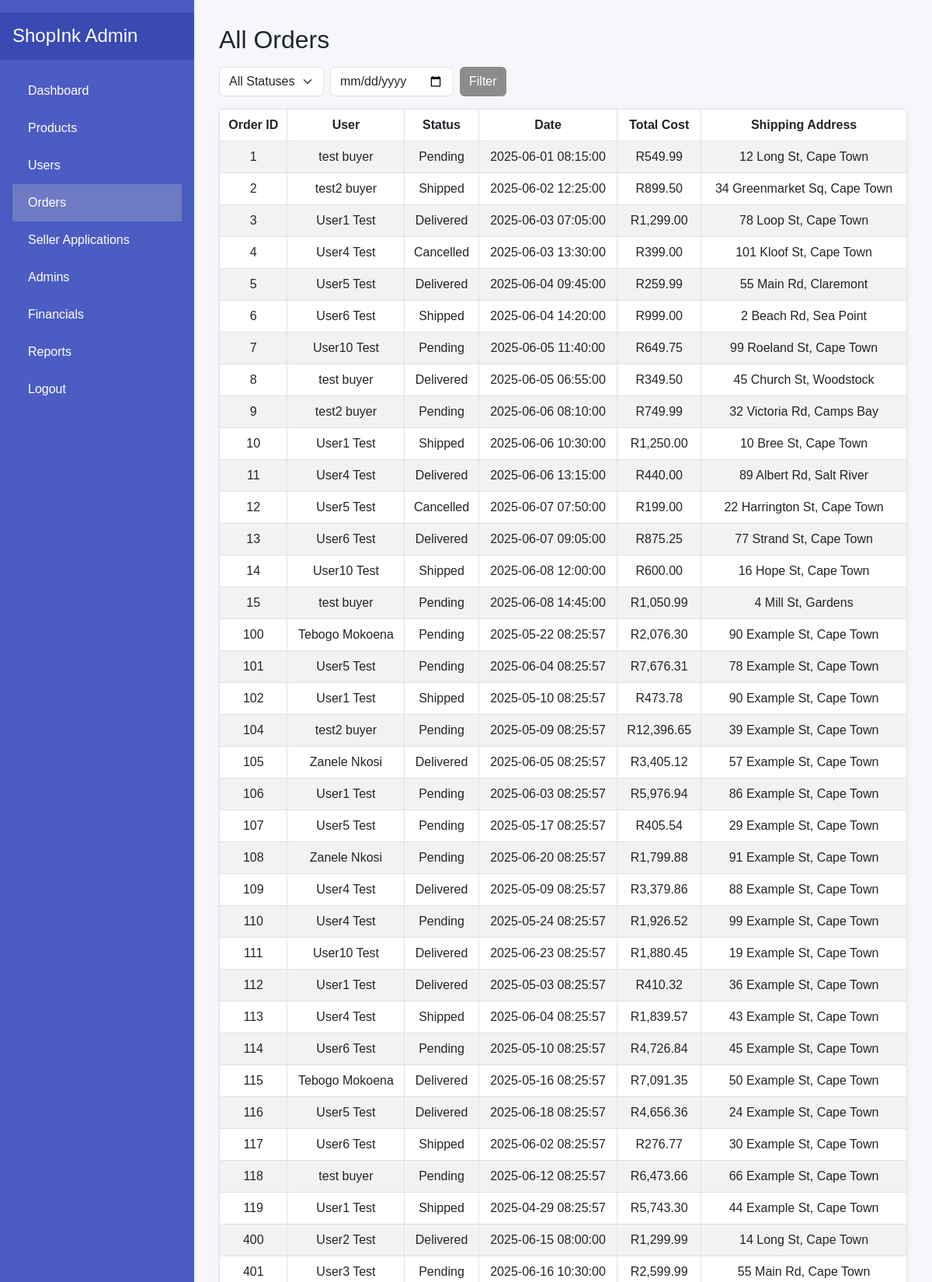
Screenshot of /Admin/view_orders.php (upper part) with the database file from the repository.
### tables this page shows
CREATE TABLE `orders` (
  `order_id` int(11) NOT NULL,
  `user_id` int(11) NOT NULL,
  `order_date` timestamp NOT NULL DEFAULT current_timestamp(),
  `order_status` enum('pending','shipped','delivered','cancelled') DEFAULT 'pending',
  `total_cost` decimal(10,2) NOT NULL,
  `shipping_address` text DEFAULT NULL,
  `seller_id` int(11) DEFAULT NULL
);

CREATE TABLE `Users` (
  `user_id` int(11) NOT NULL,
  `email_address` varchar(255) NOT NULL,
  `password` varchar(255) NOT NULL,
  `first_name` varchar(225) NOT NULL,
  `last_name` varchar(225) NOT NULL,
  `role` enum('buyer','seller') DEFAULT 'buyer',
  `is_verified` tinyint(1) DEFAULT 0,
  `created_at` timestamp NOT NULL DEFAULT current_timestamp(),
  `seller_application_status` enum('none','pending','approved','rejected') DEFAULT 'none'
);

### Admin/view_orders.php (the view, shortened to what this page needs)
<?php
include '../database/db.php';
$filter_date = isset($_GET['date']) ? $_GET['date'] : '';
$query = "SELECT o.*, u.first_name, u.last_name FROM Orders o JOIN Users u ON o.user_id = u.user_id WHERE 1=1";
$params = [];
$stmt = $pdo->prepare($query);
$stmt->execute($params);
$orders = $stmt->fetchAll(PDO::FETCH_ASSOC);
?>
<!DOCTYPE html>
<html lang="en">
<head>
  <link href="https://cdn.jsdelivr.net/npm/bootstrap@5.3.0-alpha1/dist/css/bootstrap.min.css" rel="stylesheet">
  <link rel="stylesheet" href="../styling/styles/styles.css">
</head>
<body>
  <div class="sidebar">
    <h4>ShopInk Admin</h4>
    <a href="admin.php">Dashboard</a>
    <a href="view_products.php">Products</a>
    <a href="view_users.php">Users</a>
    <a href="view_orders.php" class="active">Orders</a>
    <a href="view_applications.php">Seller Applications</a>
    <a href="view_admins.php">Admins</a>
    <a href="view_financials.php">Financials</a>
    <a href="reports.php">Reports</a>
    <a href="admin_logout.php">Logout</a>
  </div>
  <div class="main-content container">
    <h2 class="text-dark mb-3">All Orders</h2>
    <form method="get" class="d-flex mb-3 justify-content-between">
      <div class="d-flex gap-2">
        <select name="status" class="form-select w-auto">
          <option value="">All Statuses</option>
        </select>
        <input type="date" name="date" class="form-control" value="<?= htmlspecialchars($filter_date) ?>">
        <button type="submit" class="btn btn-primary">Filter</button>
      </div>
    </form>
    <table class="table table-bordered table-striped">
      <thead class="table-head">
        <tr>
          <th>Order ID</th>
          <th>User</th>
          <th>Status</th>
          <th>Date</th>
          <th>Total Cost</th>
          <th>Shipping Address</th>
        </tr>
      </thead>
      <tbody>
        <?php foreach ($orders as $order): ?>
          <tr>
            <td><?= htmlspecialchars($order['order_id']) ?></td>
            <td><?= htmlspecialchars($order['first_name'] . ' ' . $order['last_name']) ?></td>
            <td><?= ucfirst($order['order_status']) ?></td>
            <td><?= htmlspecialchars($order['order_date']) ?></td>
            <td>R<?= number_format($order['total_cost'], 2) ?></td>
            <td><?= htmlspecialchars($order['shipping_address']) ?></td>
          </tr>
        <?php endforeach; ?>
      </tbody>
    </table>
  </div>
</body>
</html>

### styling/styles/styles.css (style rules this page uses)
body { background-color: #fbfbfb; color: #333; font-family: 'Arial', sans-serif; margin: 0; padding: 0; min-height: 100vh; }
h2, h3, h5, h4 { color: #ffffff !important; }
table { border-radius: 3px; overflow: hidden; box-shadow: 0 4px 10px rgba(0,0,0,0.05); }
thead { background-color: #4c5cc3; color: white; }
td, th { vertical-align: middle !important; text-align: center; padding: 12px; }

### Admin/view_orders.php (style rules this page uses)
body { display: flex; min-height: 100vh; background: #f5f7fa; }
.sidebar { width: 250px; background-color: #4c5cc3; box-shadow: 0 2px 10px rgba(0,0,0,0.05); flex-shrink: 0; position: fixed; top: 0; left: 0; bottom: 0; padding: 2rem 1rem; color: white; }
.sidebar h4 { padding: 1rem; background: #3a4ab2; margin: -1rem -1rem 1rem -1rem; }
.sidebar a { color: white; text-decoration: none; display: block; padding: 0.75rem 1.25rem; }
.sidebar a:hover, .sidebar .active, .submenu .active { background-color:rgb(111, 122, 196); box-shadow: 0 2px 10px rgba(0,0,0,0.05); }
.main-content { margin-left: 250px; width: calc(100% - 250px); padding: 2rem; }
.table-head { background-color: rgba(58, 74, 178, 0.79); color: white; }
.table { background-color:rgb(250, 250, 251) ; border-radius: 3px; }
.btn-primary { background-color:rgb(141, 140, 140); border: none; }

### rows the page displays
orders: order_id "1", user.last_name "test buyer", order_status "Pending", order_date "2025-06-01 08:15:00", total_cost "549.99", shipping_address "12 Long St, Cape Town"
orders: order_id "2", user.last_name "test2 buyer", order_status "Shipped", order_date "2025-06-02 12:25:00", total_cost "899.50", shipping_address "34 Greenmarket Sq, Cape Town"
orders: order_id "3", user.last_name "User1 Test", order_status "Delivered", order_date "2025-06-03 07:05:00", total_cost "1,299.00", shipping_address "78 Loop St, Cape Town"
orders: order_id "4", user.last_name "User4 Test", order_status "Cancelled", order_date "2025-06-03 13:30:00", total_cost "399.00", shipping_address "101 Kloof St, Cape Town"
orders: order_id "5", user.last_name "User5 Test", order_status "Delivered", order_date "2025-06-04 09:45:00", total_cost "259.99", shipping_address "55 Main Rd, Claremont"
orders: order_id "6", user.last_name "User6 Test", order_status "Shipped", order_date "2025-06-04 14:20:00", total_cost "999.00", shipping_address "2 Beach Rd, Sea Point"
orders: order_id "7", user.last_name "User10 Test", order_status "Pending", order_date "2025-06-05 11:40:00", total_cost "649.75", shipping_address "99 Roeland St, Cape Town"
orders: order_id "8", user.last_name "test buyer", order_status "Delivered", order_date "2025-06-05 06:55:00", total_cost "349.50", shipping_address "45 Church St, Woodstock"
orders: order_id "9", user.last_name "test2 buyer", order_status "Pending", order_date "2025-06-06 08:10:00", total_cost "749.99", shipping_address "32 Victoria Rd, Camps Bay"
orders: order_id "10", user.last_name "User1 Test", order_status "Shipped", order_date "2025-06-06 10:30:00", total_cost "1,250.00", shipping_address "10 Bree St, Cape Town"
orders: order_id "11", user.last_name "User4 Test", order_status "Delivered", order_date "2025-06-06 13:15:00", total_cost "440.00", shipping_address "89 Albert Rd, Salt River"
orders: order_id "12", user.last_name "User5 Test", order_status "Cancelled", order_date "2025-06-07 07:50:00", total_cost "199.00", shipping_address "22 Harrington St, Cape Town"
orders: order_id "13", user.last_name "User6 Test", order_status "Delivered", order_date "2025-06-07 09:05:00", total_cost "875.25", shipping_address "77 Strand St, Cape Town"
orders: order_id "14", user.last_name "User10 Test", order_status "Shipped", order_date "2025-06-08 12:00:00", total_cost "600.00", shipping_address "16 Hope St, Cape Town"
orders: order_id "15", user.last_name "test buyer", order_status "Pending", order_date "2025-06-08 14:45:00", total_cost "1,050.99", shipping_address "4 Mill St, Gardens"
orders: order_id "100", user.last_name "Tebogo Mokoena", order_status "Pending", order_date "2025-05-22 08:25:57", total_cost "2,076.30", shipping_address "90 Example St, Cape Town"
orders: order_id "101", user.last_name "User5 Test", order_status "Pending", order_date "2025-06-04 08:25:57", total_cost "7,676.31", shipping_address "78 Example St, Cape Town"
orders: order_id "102", user.last_name "User1 Test", order_status "Shipped", order_date "2025-05-10 08:25:57", total_cost "473.78", shipping_address "90 Example St, Cape Town"
orders: order_id "104", user.last_name "test2 buyer", order_status "Pending", order_date "2025-05-09 08:25:57", total_cost "12,396.65", shipping_address "39 Example St, Cape Town"
orders: order_id "105", user.last_name "Zanele Nkosi", order_status "Delivered", order_date "2025-06-05 08:25:57", total_cost "3,405.12", shipping_address "57 Example St, Cape Town"
orders: order_id "106", user.last_name "User1 Test", order_status "Pending", order_date "2025-06-03 08:25:57", total_cost "5,976.94", shipping_address "86 Example St, Cape Town"
orders: order_id "107", user.last_name "User5 Test", order_status "Pending", order_date "2025-05-17 08:25:57", total_cost "405.54", shipping_address "29 Example St, Cape Town"
orders: order_id "108", user.last_name "Zanele Nkosi", order_status "Pending", order_date "2025-06-20 08:25:57", total_cost "1,799.88", shipping_address "91 Example St, Cape Town"
orders: order_id "109", user.last_name "User4 Test", order_status "Delivered", order_date "2025-05-09 08:25:57", total_cost "3,379.86", shipping_address "88 Example St, Cape Town"
orders: order_id "110", user.last_name "User4 Test", order_status "Pending", order_date "2025-05-24 08:25:57", total_cost "1,926.52", shipping_address "99 Example St, Cape Town"
orders: order_id "111", user.last_name "User10 Test", order_status "Delivered", order_date "2025-06-23 08:25:57", total_cost "1,880.45", shipping_address "19 Example St, Cape Town"
orders: order_id "112", user.last_name "User1 Test", order_status "Delivered", order_date "2025-05-03 08:25:57", total_cost "410.32", shipping_address "36 Example St, Cape Town"
orders: order_id "113", user.last_name "User4 Test", order_status "Shipped", order_date "2025-06-04 08:25:57", total_cost "1,839.57", shipping_address "43 Example St, Cape Town"
orders: order_id "114", user.last_name "User6 Test", order_status "Pending", order_date "2025-05-10 08:25:57", total_cost "4,726.84", shipping_address "45 Example St, Cape Town"
orders: order_id "115", user.last_name "Tebogo Mokoena", order_status "Delivered", order_date "2025-05-16 08:25:57", total_cost "7,091.35", shipping_address "50 Example St, Cape Town"
orders: order_id "116", user.last_name "User5 Test", order_status "Delivered", order_date "2025-06-18 08:25:57", total_cost "4,656.36", shipping_address "24 Example St, Cape Town"
orders: order_id "117", user.last_name "User6 Test", order_status "Shipped", order_date "2025-06-02 08:25:57", total_cost "276.77", shipping_address "30 Example St, Cape Town"
orders: order_id "118", user.last_name "test buyer", order_status "Pending", order_date "2025-06-12 08:25:57", total_cost "6,473.66", shipping_address "66 Example St, Cape Town"
orders: order_id "119", user.last_name "User1 Test", order_status "Shipped", order_date "2025-04-29 08:25:57", total_cost "5,743.30", shipping_address "44 Example St, Cape Town"
orders: order_id "400", user.last_name "User2 Test", order_status "Delivered", order_date "2025-06-15 08:00:00", total_cost "1,299.99", shipping_address "14 Long St, Cape Town"
orders: order_id "401", user.last_name "User3 Test", order_status "Pending", order_date "2025-06-16 10:30:00", total_cost "2,599.99", shipping_address "55 Main Rd, Cape Town"
